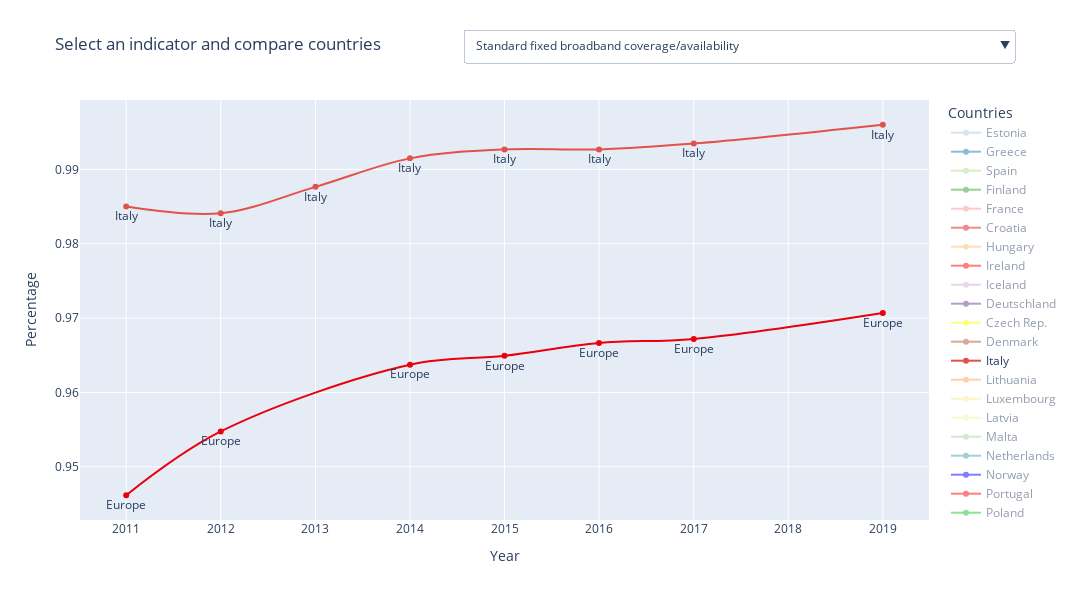

Here is the notebook cell this chart was saved with:
### Code cell
countries_list = [country for country in countries_mapping.values()]

# Get the x,y data of all the countries given a label
def get_data(label):
    x_data = []
    y_data = []
    for country in countries_list:
        data = key_indicators.loc[(key_indicators['indicator'] == label) & (key_indicators['ref_area'] == country)]
        # Check if there are multiple breakdowns: if so, keep only the 'total' one
        if len(data['breakdown'].unique()) > 1:
            if len(data['unit_measure'].unique()) > 1:
                data = data.loc[(data['breakdown'].str.contains('total')) & (data['unit_measure'] == 'pc_ind')]
            else:
                data = data.loc[(data['breakdown'].str.contains('total'))]
        data = data.sort_values('time_period')
        x_data.append(list(data['time_period']))
        y_data.append(list(data['value']))
    return x_data, y_data

current_indicator = labels[0]

# Build Figure
fig = go.FigureWidget()
palette = generate_rgb_colors() # Obtain n different hex colors, where n is the number of countries

for index, country in enumerate(countries_list):
    current_data = key_indicators.loc[(key_indicators['indicator'] == current_indicator) & (key_indicators['ref_area'] == country)]
    # Check if there are multiple breakdowns: if so, keep only the 'total' one
    if len(current_data['breakdown'].unique()) > 1:
        current_data = current_data.loc[current_data['breakdown'].str.contains('total')]
    current_data = current_data.sort_values('time_period')
    if (country == 'Italy') or (country == 'Europe'):
        visible = True
    else:
        visible = 'legendonly'
    fig.add_trace(go.Scatter(
        x=list(current_data['time_period']),
        y=list(current_data['value']),
        name=country,
        visible=visible,
        mode='lines+markers+text',
        textposition='bottom center',
        text=country,
        line=dict(color='rgb' + str(palette[index]), shape='spline', smoothing=1.0)))

# Create one button for each label
buttons = []
for index, label in enumerate(labels):
    x_data, y_data = get_data(label)
    btn = dict(label=label, method='update', args=[{'x': x_data, 'y': y_data}])
    buttons.append(btn)


fig.update_layout(width=1200, height=600, title='Select an indicator and compare countries',
                  xaxis_title='Year',
                  yaxis_title='Percentage',
                  legend_title_text='Countries',
                  showlegend=True,
                  updatemenus=[
                    dict(active=0, buttons=buttons, xanchor='right', yanchor='top', showactive=True, x=1.1, y=1.17)
                  ])

fig.show()

### Figure 1 — Plotly figure (JSON) as saved in the notebook; plotly's stock layout.template omitted (floating-point values rounded to 4 significant figures; data arrays with more than 128 entries replaced by an {"elided": "..."} marker saying what was removed)
{"data": [{"line": {"color": "rgb(0.6509803921568628, 0.807843137254902, 0.8901960784313725)", "shape": "spline", "smoothing": 1}, "mode": "lines+markers+text", "name": "Estonia", "text": "Estonia", "textposition": "bottom center", "type": "scatter", "uid": "c2a6b650-eeb2-4117-af04-98442af08449", "visible": "legendonly", "x": ["2011-01-01 00:00:00", "2012-01-01 00:00:00", "2013-01-01 00:00:00", "2014-01-01 00:00:00", "2015-01-01 00:00:00", "2016-01-01 00:00:00", "2017-01-01 00:00:00", "2019-01-01 00:00:00"], "y": [0.8604, 0.841, 0.8508, 0.8605, 0.868, 0.9089, 0.8949, 0.9094]}, {"line": {"color": "rgb(0.12156862745098039, 0.47058823529411764, 0.7058823529411765)", "shape": "spline", "smoothing": 1}, "mode": "lines+markers+text", "name": "Greece", "text": "Greece", "textposition": "bottom center", "type": "scatter", "uid": "5e765298-0798-4d02-8e9b-691492d324af", "visible": "legendonly", "x": ["2011-01-01 00:00:00", "2012-01-01 00:00:00", "2013-01-01 00:00:00", "2014-01-01 00:00:00", "2015-01-01 00:00:00", "2016-01-01 00:00:00", "2017-01-01 00:00:00", "2019-01-01 00:00:00"], "y": [0.985, 0.9907, 0.945, 0.951, 0.954, "0.95635", 0.9617, 0.9947]}, {"line": {"color": "rgb(0.6980392156862745, 0.8745098039215686, 0.5411764705882353)", "shape": "spline", "smoothing": 1}, "mode": "lines+markers+text", "name": "Spain", "text": "Spain", "textposition": "bottom center", "type": "scatter", "uid": "21e76f3a-c96a-4c28-896c-6d9dee23ab0c", "visible": "legendonly", "x": ["2011-01-01 00:00:00", "2012-01-01 00:00:00", "2013-01-01 00:00:00", "2014-01-01 00:00:00", "2015-01-01 00:00:00", "2016-01-01 00:00:00", "2017-01-01 00:00:00", "2019-01-01 00:00:00"], "y": [0.9635, 0.9508, 0.9653, 0.9509, 0.9506, 0.955, 0.9567, 0.9564]}, {"line": {"color": "rgb(0.2, 0.6274509803921569, 0.17254901960784313)", "shape": "spline", "smoothing": 1}, "mode": "lines+markers+text", "name": "Finland", "text": "Finland", "textposition": "bottom center", "type": "scatter", "uid": "521b21ba-b071-4fbe-8e4b-770191f5cd69", "visible": "legendonly", "x": ["2011-01-01 00:00:00", "2012-01-01 00:00:00", "2013-01-01 00:00:00", "2014-01-01 00:00:00", "2015-01-01 00:00:00", "2016-01-01 00:00:00", "2017-01-01 00:00:00", "2019-01-01 00:00:00"], "y": [0.9505, 0.9325, 0.967, 0.9698, 0.9698, 0.97, 0.9701, 0.9054]}, {"line": {"color": "rgb(0.984313725490196, 0.6039215686274509, 0.6)", "shape": "spline", "smoothing": 1}, "mode": "lines+markers+text", "name": "France", "text": "France", "textposition": "bottom center", "type": "scatter", "uid": "5fab10e5-c722-437d-bb3b-66055120533e", "visible": "legendonly", "x": ["2011-01-01 00:00:00", "2012-01-01 00:00:00", "2013-01-01 00:00:00", "2014-01-01 00:00:00", "2015-01-01 00:00:00", "2016-01-01 00:00:00", "2017-01-01 00:00:00", "2019-01-01 00:00:00"], "y": [0.994, 0.9932, 0.997, 0.9973, 0.9976, 0.9995, 1.0, 1.0]}, {"line": {"color": "rgb(0.8901960784313725, 0.10196078431372549, 0.10980392156862745)", "shape": "spline", "smoothing": 1}, "mode": "lines+markers+text", "name": "Croatia", "text": "Croatia", "textposition": "bottom center", "type": "scatter", "uid": "a23800a6-24a4-468d-8e7b-2f18f0792413", "visible": "legendonly", "x": ["2011-01-01 00:00:00", "2012-01-01 00:00:00", "2013-01-01 00:00:00", "2014-01-01 00:00:00", "2015-01-01 00:00:00", "2016-01-01 00:00:00", "2017-01-01 00:00:00", "2019-01-01 00:00:00"], "y": [null, 0.9415, 0.9606, 0.9658, 0.9686, "0.969799", 0.9927, 0.9987]}, {"line": {"color": "rgb(0.9921568627450981, 0.7490196078431373, 0.43529411764705883)", "shape": "spline", "smoothing": 1}, "mode": "lines+markers+text", "name": "Hungary", "text": "Hungary", "textposition": "bottom center", "type": "scatter", "uid": "669c4a30-e34b-4b33-b17e-6b14b22d5b83", "visible": "legendonly", "x": ["2011-01-01 00:00:00", "2012-01-01 00:00:00", "2013-01-01 00:00:00", "2014-01-01 00:00:00", "2015-01-01 00:00:00", "2016-01-01 00:00:00", "2017-01-01 00:00:00", "2019-01-01 00:00:00"], "y": [0.8939, 0.9184, 0.9435, 0.9437, 0.9524, "0.952439", 0.9525, 0.9548]}, {"line": {"color": "rgb(1.0, 0.4980392156862745, 0.0)", "shape": "spline", "smoothing": 1}, "mode": "lines+markers+text", "name": "Ireland", "text": "Ireland", "textposition": "bottom center", "type": "scatter", "uid": "e2891476-1111-4a0f-bace-1cf45bbb0ddb", "visible": "legendonly", "x": ["2011-01-01 00:00:00", "2012-01-01 00:00:00", "2013-01-01 00:00:00", "2014-01-01 00:00:00", "2015-01-01 00:00:00", "2016-01-01 00:00:00", "2017-01-01 00:00:00", "2019-01-01 00:00:00"], "y": [0.9449, 0.9708, 0.9625, 0.9626, 0.9627, 0.9627, 0.9736, 0.9785]}, {"line": {"color": "rgb(0.792156862745098, 0.6980392156862745, 0.8392156862745098)", "shape": "spline", "smoothing": 1}, "mode": "lines+markers+text", "name": "Iceland", "text": "Iceland", "textposition": "bottom center", "type": "scatter", "uid": "0bf34158-20a9-4623-a16b-2b0a9439dcc9", "visible": "legendonly", "x": ["2011-01-01 00:00:00", "2012-01-01 00:00:00", "2013-01-01 00:00:00", "2014-01-01 00:00:00", "2015-01-01 00:00:00", "2016-01-01 00:00:00", "2017-01-01 00:00:00", "2019-01-01 00:00:00"], "y": [0.9442, 0.9442, 0.966, 0.9516, 0.952, "0.956091", 0.9666, 0.9954]}, {"line": {"color": "rgb(0.41568627450980394, 0.23921568627450981, 0.6039215686274509)", "shape": "spline", "smoothing": 1}, "mode": "lines+markers+text", "name": "Deutschland", "text": "Deutschland", "textposition": "bottom center", "type": "scatter", "uid": "3afe54f4-f442-4689-a274-1cb1c7f1603c", "visible": "legendonly", "x": ["2011-01-01 00:00:00", "2012-01-01 00:00:00", "2013-01-01 00:00:00", "2014-01-01 00:00:00", "2015-01-01 00:00:00", "2016-01-01 00:00:00", "2017-01-01 00:00:00", "2019-01-01 00:00:00"], "y": [0.957, 0.966, 0.966, 0.97, 0.974, 0.977, 0.977, 0.9855]}, {"line": {"color": "rgb(1.0, 1.0, 0.6)", "shape": "spline", "smoothing": 1}, "mode": "lines+markers+text", "name": "Czech Rep.", "text": "Czech Rep.", "textposition": "bottom center", "type": "scatter", "uid": "95fddc50-6cfd-49c5-9df8-6b10cd13690c", "visible": "legendonly", "x": ["2011-01-01 00:00:00", "2012-01-01 00:00:00", "2013-01-01 00:00:00", "2014-01-01 00:00:00", "2015-01-01 00:00:00", "2016-01-01 00:00:00", "2017-01-01 00:00:00", "2019-01-01 00:00:00"], "y": [0.945, 0.9812, 0.975, 0.975, 0.9755, "0.988838", 0.9844, 0.9743]}, {"line": {"color": "rgb(0.6941176470588235, 0.34901960784313724, 0.1568627450980392)", "shape": "spline", "smoothing": 1}, "mode": "lines+markers+text", "name": "Denmark", "text": "Denmark", "textposition": "bottom center", "type": "scatter", "uid": "59e57ee8-c91d-42a0-ae8b-fcf0dbea9e04", "visible": "legendonly", "x": ["2011-01-01 00:00:00", "2012-01-01 00:00:00", "2013-01-01 00:00:00", "2014-01-01 00:00:00", "2015-01-01 00:00:00", "2016-01-01 00:00:00", "2017-01-01 00:00:00", "2019-01-01 00:00:00"], "y": [0.99, 0.9833, 0.9911, 0.9911, 0.99, "0.993185", 0.995, 0.99]}, {"line": {"color": "rgb(0.8853517877739331, 0.3190311418685121, 0.29042675893886966)", "shape": "spline", "smoothing": 1}, "mode": "lines+markers+text", "name": "Italy", "text": "Italy", "textposition": "bottom center", "type": "scatter", "uid": "1472a22b-a330-4e0f-baf0-86e22aa7489c", "visible": true, "x": ["2011-01-01 00:00:00", "2012-01-01 00:00:00", "2013-01-01 00:00:00", "2014-01-01 00:00:00", "2015-01-01 00:00:00", "2016-01-01 00:00:00", "2017-01-01 00:00:00", "2019-01-01 00:00:00"], "y": [0.985, 0.9841, 0.9877, 0.9915, 0.9927, 0.9927, 0.9935, 0.996]}, {"line": {"color": "rgb(0.9873125720876587, 0.6473663975394078, 0.3642445213379469)", "shape": "spline", "smoothing": 1}, "mode": "lines+markers+text", "name": "Lithuania", "text": "Lithuania", "textposition": "bottom center", "type": "scatter", "uid": "5ec87ed1-5941-4c7e-b619-26f764fdd740", "visible": "legendonly", "x": ["2011-01-01 00:00:00", "2012-01-01 00:00:00", "2013-01-01 00:00:00", "2014-01-01 00:00:00", "2015-01-01 00:00:00", "2016-01-01 00:00:00", "2017-01-01 00:00:00", "2019-01-01 00:00:00"], "y": [0.884, 0.9679, 0.796, 0.801, 0.806, "0.8103", 0.8202, 0.8509]}, {"line": {"color": "rgb(0.9971549404075356, 0.9118031526336025, 0.6010765090349866)", "shape": "spline", "smoothing": 1}, "mode": "lines+markers+text", "name": "Luxembourg", "text": "Luxembourg", "textposition": "bottom center", "type": "scatter", "uid": "bb9424c7-948c-4440-80b2-6b32811d9ba4", "visible": "legendonly", "x": ["2011-01-01 00:00:00", "2012-01-01 00:00:00", "2013-01-01 00:00:00", "2014-01-01 00:00:00", "2015-01-01 00:00:00", "2016-01-01 00:00:00", "2017-01-01 00:00:00", "2019-01-01 00:00:00"], "y": [0.998, 0.9988, 0.9999, 0.9998, 0.9998, 0.9998, 0.9998, 1]}, {"line": {"color": "rgb(0.9288735101883892, 0.9715494040753557, 0.6380622837370243)", "shape": "spline", "smoothing": 1}, "mode": "lines+markers+text", "name": "Latvia", "text": "Latvia", "textposition": "bottom center", "type": "scatter", "uid": "3e965340-1fe8-4840-949a-40a9d06aa528", "visible": "legendonly", "x": ["2011-01-01 00:00:00", "2012-01-01 00:00:00", "2013-01-01 00:00:00", "2014-01-01 00:00:00", "2015-01-01 00:00:00", "2016-01-01 00:00:00", "2017-01-01 00:00:00", "2019-01-01 00:00:00"], "y": [0.7552, 0.8286, 0.9165, 0.9194, 0.9251, "0.925998", 0.9284, 0.9403]}, {"line": {"color": "rgb(0.6334486735870821, 0.8521337946943485, 0.6436755094194541)", "shape": "spline", "smoothing": 1}, "mode": "lines+markers+text", "name": "Malta", "text": "Malta", "textposition": "bottom center", "type": "scatter", "uid": "555cc1a9-7692-473c-8be8-8051954b8843", "visible": "legendonly", "x": ["2011-01-01 00:00:00", "2012-01-01 00:00:00", "2013-01-01 00:00:00", "2014-01-01 00:00:00", "2015-01-01 00:00:00", "2016-01-01 00:00:00", "2017-01-01 00:00:00", "2019-01-01 00:00:00"], "y": [0.999, 1.0, 0.9998, 1, 1, "1", 1, 1]}, {"line": {"color": "rgb(0.2800461361014994, 0.6269896193771626, 0.7024221453287197)", "shape": "spline", "smoothing": 1}, "mode": "lines+markers+text", "name": "Netherlands", "text": "Netherlands", "textposition": "bottom center", "type": "scatter", "uid": "a53bcd24-fb86-458d-b230-05c811ea64c4", "visible": "legendonly", "x": ["2011-01-01 00:00:00", "2012-01-01 00:00:00", "2013-01-01 00:00:00", "2014-01-01 00:00:00", "2015-01-01 00:00:00", "2016-01-01 00:00:00", "2017-01-01 00:00:00", "2019-01-01 00:00:00"], "y": [1, 1, 0.9999, 0.995, 0.995, "0.995", 0.995, 0.995]}, {"line": {"color": "rgb(0.00784313725490196, 0.24313725490196078, 1.0)", "shape": "spline", "smoothing": 1}, "mode": "lines+markers+text", "name": "Norway", "text": "Norway", "textposition": "bottom center", "type": "scatter", "uid": "e99f1621-57de-4cb0-8f86-dd8010a2526c", "visible": "legendonly", "x": ["2011-01-01 00:00:00", "2012-01-01 00:00:00", "2013-01-01 00:00:00", "2014-01-01 00:00:00", "2015-01-01 00:00:00", "2016-01-01 00:00:00", "2017-01-01 00:00:00", "2019-01-01 00:00:00"], "y": [0.959, 0.9631, 0.9675, 0.9518, 0.9473, 0.9535, 0.9441, 0.9865]}, {"line": {"color": "rgb(1.0, 0.48627450980392156, 0.0)", "shape": "spline", "smoothing": 1}, "mode": "lines+markers+text", "name": "Portugal", "text": "Portugal", "textposition": "bottom center", "type": "scatter", "uid": "35cb0e73-6036-42fc-ba04-dbb290f63726", "visible": "legendonly", "x": ["2011-01-01 00:00:00", "2012-01-01 00:00:00", "2013-01-01 00:00:00", "2014-01-01 00:00:00", "2015-01-01 00:00:00", "2016-01-01 00:00:00", "2017-01-01 00:00:00", "2019-01-01 00:00:00"], "y": [0.995, 0.9955, 0.951, 0.948, 0.946, 0.943, 0.9349, 0.9486]}, {"line": {"color": "rgb(0.10196078431372549, 0.788235294117647, 0.2196078431372549)", "shape": "spline", "smoothing": 1}, "mode": "lines+markers+text", "name": "Poland", "text": "Poland", "textposition": "bottom center", "type": "scatter", "uid": "916f27c7-d66d-4359-bc26-d343ba836ef2", "visible": "legendonly", "x": ["2011-01-01 00:00:00", "2012-01-01 00:00:00", "2013-01-01 00:00:00", "2014-01-01 00:00:00", "2015-01-01 00:00:00", "2016-01-01 00:00:00", "2017-01-01 00:00:00", "2019-01-01 00:00:00"], "y": [0.6535, 0.6905, 0.791, 0.796, 0.802, 0.8093, 0.8146, 0.8346]}, {"line": {"color": "rgb(0.9098039215686274, 0.0, 0.043137254901960784)", "shape": "spline", "smoothing": 1}, "mode": "lines+markers+text", "name": "Europe", "text": "Europe", "textposition": "bottom center", "type": "scatter", "uid": "69eacc77-c60d-4ccc-80a9-d990b4625aee", "visible": true, "x": ["2011-01-01 00:00:00", "2012-01-01 00:00:00", "2014-01-01 00:00:00", "2015-01-01 00:00:00", "2016-01-01 00:00:00", "2017-01-01 00:00:00", "2019-01-01 00:00:00"], "y": [0.9462, 0.9547, "0.963734", "0.964928", "0.966662", 0.9672, 0.9707]}, {"line": {"color": "rgb(0.5450980392156862, 0.16862745098039217, 0.8862745098039215)", "shape": "spline", "smoothing": 1}, "mode": "lines+markers+text", "name": "Romania", "text": "Romania", "textposition": "bottom center", "type": "scatter", "uid": "b722b1be-e34e-4660-9d50-ad265cfd35a2", "visible": "legendonly", "x": ["2011-01-01 00:00:00", "2012-01-01 00:00:00", "2013-01-01 00:00:00", "2014-01-01 00:00:00", "2015-01-01 00:00:00", "2016-01-01 00:00:00", "2017-01-01 00:00:00", "2019-01-01 00:00:00"], "y": [0.8682, 0.8597, 0.9, 0.8941, 0.8876, 0.886, 0.8815, 0.8735]}, {"line": {"color": "rgb(0.6235294117647059, 0.2823529411764706, 0.0)", "shape": "spline", "smoothing": 1}, "mode": "lines+markers+text", "name": "Sweden", "text": "Sweden", "textposition": "bottom center", "type": "scatter", "uid": "8b8b0a2c-fe8e-41d9-b42b-825511fd10df", "visible": "legendonly", "x": ["2011-01-01 00:00:00", "2012-01-01 00:00:00", "2013-01-01 00:00:00", "2014-01-01 00:00:00", "2015-01-01 00:00:00", "2016-01-01 00:00:00", "2017-01-01 00:00:00", "2019-01-01 00:00:00"], "y": [0.9805, 0.9854, 0.9902, 0.9897, 0.9897, 0.9898, 0.985, 0.9733]}, {"line": {"color": "rgb(0.9450980392156862, 0.2980392156862745, 0.7568627450980392)", "shape": "spline", "smoothing": 1}, "mode": "lines+markers+text", "name": "Slovenia", "text": "Slovenia", "textposition": "bottom center", "type": "scatter", "uid": "9d72b34a-faa1-43b0-8b83-66aca3572d89", "visible": "legendonly", "x": ["2011-01-01 00:00:00", "2012-01-01 00:00:00", "2013-01-01 00:00:00", "2014-01-01 00:00:00", "2015-01-01 00:00:00", "2016-01-01 00:00:00", "2017-01-01 00:00:00", "2019-01-01 00:00:00"], "y": [0.7576, 0.843, 0.9519, 0.9539, 0.9546, 0.9771, 0.978, 0.9875]}, {"line": {"color": "rgb(0.6392156862745098, 0.6392156862745098, 0.6392156862745098)", "shape": "spline", "smoothing": 1}, "mode": "lines+markers+text", "name": "Slovakia", "text": "Slovakia", "textposition": "bottom center", "type": "scatter", "uid": "91f796fb-6911-454a-a02f-c0759daf8d20", "visible": "legendonly", "x": ["2011-01-01 00:00:00", "2012-01-01 00:00:00", "2013-01-01 00:00:00", "2014-01-01 00:00:00", "2015-01-01 00:00:00", "2016-01-01 00:00:00", "2017-01-01 00:00:00", "2019-01-01 00:00:00"], "y": [0.75, 0.7522, 0.8652, 0.8682, 0.8633, "0.880195", 0.8828, 0.8969]}, {"line": {"color": "rgb(1.0, 0.7686274509803922, 0.0)", "shape": "spline", "smoothing": 1}, "mode": "lines+markers+text", "name": "United Kingdom", "text": "United Kingdom", "textposition": "bottom center", "type": "scatter", "uid": "f8fe053e-1611-4582-a591-423705e39bd4", "visible": "legendonly", "x": ["2011-01-01 00:00:00", "2012-01-01 00:00:00", "2013-01-01 00:00:00", "2014-01-01 00:00:00", "2015-01-01 00:00:00", "2016-01-01 00:00:00", "2017-01-01 00:00:00", "2019-01-01 00:00:00"], "y": [0.9956, 0.998, 0.9998, 0.9998, 0.9998, 0.9952, 0.999, 1]}, {"line": {"color": "rgb(0.0, 0.8431372549019608, 1.0)", "shape": "spline", "smoothing": 1}, "mode": "lines+markers+text", "name": "Austria", "text": "Austria", "textposition": "bottom center", "type": "scatter", "uid": "13c0df1d-1e83-44f3-b612-3a78f9a41b53", "visible": "legendonly", "x": ["2011-01-01 00:00:00", "2012-01-01 00:00:00", "2013-01-01 00:00:00", "2014-01-01 00:00:00", "2015-01-01 00:00:00", "2016-01-01 00:00:00", "2017-01-01 00:00:00", "2019-01-01 00:00:00"], "y": [0.9818, 0.9887, 0.9913, 0.9925, 0.9925, 0.9843, 0.9845, 0.9929]}, {"line": {"color": "rgb(0.10588235294117647, 0.6196078431372549, 0.4666666666666667)", "shape": "spline", "smoothing": 1}, "mode": "lines+markers+text", "name": "Belgium", "text": "Belgium", "textposition": "bottom center", "type": "scatter", "uid": "945974dc-02a5-4d6e-bc77-38d0e2bf39e5", "visible": "legendonly", "x": ["2011-01-01 00:00:00", "2012-01-01 00:00:00", "2013-01-01 00:00:00", "2014-01-01 00:00:00", "2015-01-01 00:00:00", "2016-01-01 00:00:00", "2017-01-01 00:00:00", "2019-01-01 00:00:00"], "y": [0.9997, 0.9996, 0.9993, 0.9992, 0.9992, "0.999269", 0.9992, 0.9998]}, {"line": {"color": "rgb(0.8509803921568627, 0.37254901960784315, 0.00784313725490196)", "shape": "spline", "smoothing": 1}, "mode": "lines+markers+text", "name": "Bulgaria", "text": "Bulgaria", "textposition": "bottom center", "type": "scatter", "uid": "d5152f74-cc8a-418c-8754-4264e600c78b", "visible": "legendonly", "x": ["2011-01-01 00:00:00", "2012-01-01 00:00:00", "2013-01-01 00:00:00", "2014-01-01 00:00:00", "2015-01-01 00:00:00", "2016-01-01 00:00:00", "2017-01-01 00:00:00", "2019-01-01 00:00:00"], "y": [0.8905, 0.8964, 0.9252, 0.9511, 0.9517, "0.95204", 0.952, 0.9556]}, {"line": {"color": "rgb(0.4588235294117647, 0.4392156862745098, 0.7019607843137254)", "shape": "spline", "smoothing": 1}, "mode": "lines+markers+text", "name": "Cyprus", "text": "Cyprus", "textposition": "bottom center", "type": "scatter", "uid": "7e516cea-9233-4c60-aac1-f651a910cacc", "visible": "legendonly", "x": ["2011-01-01 00:00:00", "2012-01-01 00:00:00", "2013-01-01 00:00:00", "2014-01-01 00:00:00", "2015-01-01 00:00:00", "2016-01-01 00:00:00", "2017-01-01 00:00:00", "2019-01-01 00:00:00"], "y": [1, 1, 1.0, 1.0, 1.0, 1.0, 1.0, 1]}, {"line": {"color": "rgb(0.9058823529411765, 0.1607843137254902, 0.5411764705882353)", "shape": "spline", "smoothing": 1}, "mode": "lines+markers+text", "name": "Switzerland", "text": "Switzerland", "textposition": "bottom center", "type": "scatter", "uid": "808da7b3-e374-44dc-ab8d-731891b51949", "visible": "legendonly", "x": ["2011-01-01 00:00:00", "2012-01-01 00:00:00", "2013-01-01 00:00:00", "2014-01-01 00:00:00", "2015-01-01 00:00:00", "2016-01-01 00:00:00", "2017-01-01 00:00:00", "2019-01-01 00:00:00"], "y": [0.9969, 0.9982, 0.9976, 0.9979, 0.9976, "0.997658", 0.9976, 0.9977]}], "layout": {"height": 600, "legend": {"title": {"text": "Countries"}}, "showlegend": true, "title": {"text": "Select an indicator and compare countries"}, "updatemenus": [{"active": 0, "buttons": [{"args": [{"x": {"elided": "32 rows, 255 str values in total"}, "y": {"elided": "32 rows, 255 mixed values in total"}}], "label": "Standard fixed broadband coverage/availability", "method": "update"}, {"args": [{"x": {"elided": "32 rows, 255 str values in total"}, "y": {"elided": "32 rows, 255 mixed values in total"}}], "label": "NGA broadband coverage/availability", "method": "update"}, {"args": [{"x": {"elided": "32 rows, 468 str values in total"}, "y": {"elided": "32 rows, 468 mixed values in total"}}], "label": "Households with a broadband connection", "method": "update"}, {"args": [{"x": {"elided": "32 rows, 282 str values in total"}, "y": {"elided": "32 rows, 282 mixed values in total"}}], "label": "Households with fixed broadband connection", "method": "update"}, {"args": [{"x": {"elided": "32 rows, 408 str values in total"}, "y": {"elided": "32 rows, 408 mixed values in total"}}], "label": "Share of fixed broadband subscriptions >= 100 Mbps", "method": "update"}, {"args": [{"x": {"elided": "32 rows, 235 str values in total"}, "y": {"elided": "32 rows, 235 mixed values in total"}}], "label": "Households with no access to Internet at home, because the costs are too high", "method": "update"}, {"args": [{"x": {"elided": "32 rows, 255 str values in total"}, "y": {"elided": "32 rows, 255 mixed values in total"}}], "label": "4G mobile broadband coverage", "method": "update"}, {"args": [{"x": {"elided": "32 rows, 490 str values in total"}, "y": {"elided": "32 rows, 490 mixed values in total"}}], "label": "Households with access to the Internet at home", "method": "update"}, {"args": [{"x": {"elided": "32 rows, 429 str values in total"}, "y": {"elided": "32 rows, 429 mixed values in total"}}], "label": "Individuals who have never used the internet (all individuals)", "method": "update"}, {"args": [{"x": {"elided": "32 rows, 471 str values in total"}, "y": {"elided": "32 rows, 471 mixed values in total"}}], "label": "Using online banking", "method": "update"}, {"args": [{"x": {"elided": "32 rows, 266 str values in total"}, "y": {"elided": "32 rows, 266 mixed values in total"}}], "label": "Uploading self-created content to be shared", "method": "update"}, {"args": [{"x": {"elided": "32 rows, 218 str values in total"}, "y": {"elided": "32 rows, 218 mixed values in total"}}], "label": "Participating in social networks, over the internet, last 3 months", "method": "update"}, {"args": [{"x": {"elided": "32 rows, 343 str values in total"}, "y": {"elided": "32 rows, 343 mixed values in total"}}], "label": "Looking for a job or sending a job application", "method": "update"}, {"args": [{"x": {"elided": "32 rows, 292 str values in total"}, "y": {"elided": "32 rows, 292 mixed values in total"}}], "label": "Doing an online course", "method": "update"}, {"args": [{"x": {"elided": "32 rows, 141 str values in total"}, "y": {"elided": "32 rows, 141 mixed values in total"}}], "label": "Taking part in on-line consultations or voting to define civic or political issues", "method": "update"}, {"args": [{"x": {"elided": "32 rows, 344 str values in total"}, "y": {"elided": "32 rows, 344 mixed values in total"}}], "label": "Individuals interacting online with public authorities, last 12 months", "method": "update"}, {"args": [{"x": [["2016-01-01 00:00:00", "2017-01-01 00:00:00", "2019-01-01 00:00:00"], ["2016-01-01 00:00:00", "2017-01-01 00:00:00", "2019-01-01 00:00:00"], ["2016-01-01 00:00:00", "2017-01-01 00:00:00", "2019-01-01 00:00:00"], ["2016-01-01 00:00:00", "2017-01-01 00:00:00", "2019-01-01 00:00:00"], ["2016-01-01 00:00:00", "2017-01-01 00:00:00", "2019-01-01 00:00:00"], ["2016-01-01 00:00:00", "2017-01-01 00:00:00", "2019-01-01 00:00:00"], ["2016-01-01 00:00:00", "2017-01-01 00:00:00", "2019-01-01 00:00:00"], ["2016-01-01 00:00:00", "2017-01-01 00:00:00", "2019-01-01 00:00:00"], ["2017-01-01 00:00:00", "2019-01-01 00:00:00"], ["2016-01-01 00:00:00", "2017-01-01 00:00:00", "2019-01-01 00:00:00"], ["2016-01-01 00:00:00", "2017-01-01 00:00:00", "2019-01-01 00:00:00"], ["2016-01-01 00:00:00", "2017-01-01 00:00:00", "2019-01-01 00:00:00"], ["2016-01-01 00:00:00", "2019-01-01 00:00:00"], ["2016-01-01 00:00:00", "2017-01-01 00:00:00", "2019-01-01 00:00:00"], ["2016-01-01 00:00:00", "2017-01-01 00:00:00", "2019-01-01 00:00:00"], ["2016-01-01 00:00:00", "2017-01-01 00:00:00", "2019-01-01 00:00:00"], ["2016-01-01 00:00:00", "2017-01-01 00:00:00", "2019-01-01 00:00:00"], ["2016-01-01 00:00:00", "2017-01-01 00:00:00", "2019-01-01 00:00:00"], ["2016-01-01 00:00:00", "2017-01-01 00:00:00", "2019-01-01 00:00:00"], ["2016-01-01 00:00:00", "2017-01-01 00:00:00", "2019-01-01 00:00:00"], ["2016-01-01 00:00:00", "2017-01-01 00:00:00", "2019-01-01 00:00:00"], ["2015-01-01 00:00:00", "2016-01-01 00:00:00", "2017-01-01 00:00:00", "2019-01-01 00:00:00"], ["2016-01-01 00:00:00", "2017-01-01 00:00:00", "2019-01-01 00:00:00"], ["2016-01-01 00:00:00", "2017-01-01 00:00:00", "2019-01-01 00:00:00"], ["2016-01-01 00:00:00", "2017-01-01 00:00:00", "2019-01-01 00:00:00"], ["2016-01-01 00:00:00", "2017-01-01 00:00:00", "2019-01-01 00:00:00"], ["2016-01-01 00:00:00", "2017-01-01 00:00:00", "2019-01-01 00:00:00"], ["2016-01-01 00:00:00", "2017-01-01 00:00:00", "2019-01-01 00:00:00"], ["2016-01-01 00:00:00", "2017-01-01 00:00:00", "2019-01-01 00:00:00"], ["2016-01-01 00:00:00", "2017-01-01 00:00:00", "2019-01-01 00:00:00"], ["2016-01-01 00:00:00", "2017-01-01 00:00:00", "2019-01-01 00:00:00"], []], "y": [[0.6102, "0.614669", 0.6246], [0.5339, "0.521442", 0.559], [0.564, "0.57878", 0.5928], [0.7556, "0.761769", 0.7705], [0.5891, "0.602584", 0.6006], [0.5848, "0.440848", 0.5602], [0.5413, "0.520821", 0.5062], [0.4596, "0.494382", 0.5484], [0.8664, 0.8618], [0.6991, "0.701581", 0.7175], [0.5661, "0.624436", 0.6417], [0.7887, "0.723203", 0.7036], [0.4841, 0.4536], [0.5413, "0.569952", 0.5803], [0.8837, "0.871485", 0.6785], [0.5198, "0.489032", 0.4389], [0.5191, "0.572306", 0.575], [0.7775, "0.804372", 0.8006], [0.7559, "0.781043", 0.8307], [0.5193, "0.546358", 0.5501], [0.4714, "0.488367", 0.4609], [0.5869, 0.5908, 0.6, 0.6057], [0.2954, "0.315217", 0.3507], [0.6972, "0.782983", 0.7353], [0.5716, "0.569246", 0.5865], [0.5717, "0.628726", 0.5556], [0.7077, "0.729189", 0.7548], [0.6899, "0.71131", 0.685], [0.6405, "0.630079", 0.6224], [0.2831, "0.309284", 0.309], [0.4635, "0.543614", 0.4629], []]}], "label": "Individuals with at least basic digital skills in Software domain", "method": "update"}, {"args": [{"x": [["2006-01-01 00:00:00", "2007-01-01 00:00:00", "2011-01-01 00:00:00"], ["2005-01-01 00:00:00", "2006-01-01 00:00:00", "2007-01-01 00:00:00", "2011-01-01 00:00:00"], ["2006-01-01 00:00:00", "2007-01-01 00:00:00", "2011-01-01 00:00:00"], ["2005-01-01 00:00:00", "2006-01-01 00:00:00", "2007-01-01 00:00:00", "2011-01-01 00:00:00"], ["2006-01-01 00:00:00", "2007-01-01 00:00:00", "2011-01-01 00:00:00"], ["2007-01-01 00:00:00", "2011-01-01 00:00:00"], ["2005-01-01 00:00:00", "2006-01-01 00:00:00", "2007-01-01 00:00:00", "2011-01-01 00:00:00"], ["2006-01-01 00:00:00", "2007-01-01 00:00:00", "2011-01-01 00:00:00"], ["2005-01-01 00:00:00", "2006-01-01 00:00:00", "2007-01-01 00:00:00", "2011-01-01 00:00:00"], ["2005-01-01 00:00:00", "2006-01-01 00:00:00", "2007-01-01 00:00:00", "2011-01-01 00:00:00"], ["2006-01-01 00:00:00", "2007-01-01 00:00:00", "2011-01-01 00:00:00"], ["2006-01-01 00:00:00", "2007-01-01 00:00:00", "2011-01-01 00:00:00"], ["2005-01-01 00:00:00", "2006-01-01 00:00:00", "2007-01-01 00:00:00", "2011-01-01 00:00:00"], ["2005-01-01 00:00:00", "2006-01-01 00:00:00", "2007-01-01 00:00:00", "2011-01-01 00:00:00"], ["2005-01-01 00:00:00", "2006-01-01 00:00:00", "2007-01-01 00:00:00", "2011-01-01 00:00:00"], ["2005-01-01 00:00:00", "2006-01-01 00:00:00", "2007-01-01 00:00:00", "2011-01-01 00:00:00"], ["2005-01-01 00:00:00", "2006-01-01 00:00:00", "2007-01-01 00:00:00", "2011-01-01 00:00:00"], ["2005-01-01 00:00:00", "2006-01-01 00:00:00", "2007-01-01 00:00:00", "2011-01-01 00:00:00"], ["2005-01-01 00:00:00", "2006-01-01 00:00:00", "2007-01-01 00:00:00", "2011-01-01 00:00:00"], ["2005-01-01 00:00:00", "2006-01-01 00:00:00", "2007-01-01 00:00:00", "2011-01-01 00:00:00"], ["2005-01-01 00:00:00", "2006-01-01 00:00:00", "2007-01-01 00:00:00", "2011-01-01 00:00:00"], ["2005-01-01 00:00:00", "2006-01-01 00:00:00", "2007-01-01 00:00:00"], ["2006-01-01 00:00:00", "2007-01-01 00:00:00", "2011-01-01 00:00:00"], ["2005-01-01 00:00:00", "2006-01-01 00:00:00", "2007-01-01 00:00:00", "2011-01-01 00:00:00"], ["2005-01-01 00:00:00", "2006-01-01 00:00:00", "2007-01-01 00:00:00", "2011-01-01 00:00:00"], ["2005-01-01 00:00:00", "2006-01-01 00:00:00", "2007-01-01 00:00:00", "2011-01-01 00:00:00"], [], ["2006-01-01 00:00:00", "2007-01-01 00:00:00", "2011-01-01 00:00:00"], ["2006-01-01 00:00:00", "2007-01-01 00:00:00", "2011-01-01 00:00:00"], ["2006-01-01 00:00:00", "2007-01-01 00:00:00", "2011-01-01 00:00:00"], ["2005-01-01 00:00:00", "2006-01-01 00:00:00", "2007-01-01 00:00:00", "2011-01-01 00:00:00"], []], "y": [[0.276, 0.295, 0.3568], [0.1448, 0.1692, 0.1664, 0.2184], [0.1868, 0.1987, 0.2046], [0.2945, 0.2507, 0.2655, 0.3875], [0.1801, 0.2204, 0.3204], [0.1323, 0.209], [0.1929, 0.2438, 0.2618, 0.3056], [0.2537, 0.2364, 0.2721], [0.343, 0.367, 0.4451, 0.5053], [0.2217, 0.2741, 0.2713, 0.2845], [0.2078, 0.2237, 0.3081], [0.2668, 0.2641, 0.318], [0.1149, 0.122, 0.1386, 0.161], [0.2157, 0.258, 0.2784, 0.3336], [0.2627, 0.2529, 0.2678, 0.3489], [0.2347, 0.2404, 0.2938, 0.3384], [0.1628, 0.1774, 0.1868, 0.2765], [0.1775, 0.1825, 0.1598, 0.2615], [0.2676, 0.2481, 0.2192, 0.1978], [0.1651, 0.1809, 0.2166, 0.2527], [0.2341, 0.242, 0.2455, 0.2945], ["0.204024", "0.208426", "0.219727"], [0.1279, 0.134, 0.1687], [0.2253, 0.2187, 0.3227, 0.3997], [0.2441, 0.2717, 0.2801, 0.3092], [0.2419, 0.256, 0.2746, 0.3858], [], [0.2202, 0.2519, 0.3204], [0.1902, 0.2018, 0.3174], [0.1564, 0.1379, 0.1969], [0.2588, 0.2512, 0.2528, 0.3607], []]}], "label": "Individuals who have obtained ICT skills through formal educational institutions", "method": "update"}, {"args": [{"x": [["2015-01-01 00:00:00", "2019-01-01 00:00:00"], ["2015-01-01 00:00:00", "2019-01-01 00:00:00"], ["2015-01-01 00:00:00", "2019-01-01 00:00:00"], ["2015-01-01 00:00:00", "2019-01-01 00:00:00"], ["2015-01-01 00:00:00", "2019-01-01 00:00:00"], ["2015-01-01 00:00:00", "2019-01-01 00:00:00"], ["2015-01-01 00:00:00", "2019-01-01 00:00:00"], ["2015-01-01 00:00:00", "2019-01-01 00:00:00"], ["2019-01-01 00:00:00"], ["2015-01-01 00:00:00", "2019-01-01 00:00:00"], ["2015-01-01 00:00:00", "2019-01-01 00:00:00"], ["2015-01-01 00:00:00", "2019-01-01 00:00:00"], ["2015-01-01 00:00:00", "2019-01-01 00:00:00"], ["2015-01-01 00:00:00", "2019-01-01 00:00:00"], ["2015-01-01 00:00:00", "2019-01-01 00:00:00"], ["2015-01-01 00:00:00", "2019-01-01 00:00:00"], ["2015-01-01 00:00:00", "2019-01-01 00:00:00"], ["2015-01-01 00:00:00", "2019-01-01 00:00:00"], ["2015-01-01 00:00:00", "2019-01-01 00:00:00"], ["2015-01-01 00:00:00", "2019-01-01 00:00:00"], ["2015-01-01 00:00:00", "2019-01-01 00:00:00"], ["2015-01-01 00:00:00"], ["2015-01-01 00:00:00", "2019-01-01 00:00:00"], ["2015-01-01 00:00:00", "2019-01-01 00:00:00"], ["2015-01-01 00:00:00", "2019-01-01 00:00:00"], ["2015-01-01 00:00:00", "2019-01-01 00:00:00"], ["2010-01-01 00:00:00", "2015-01-01 00:00:00", "2019-01-01 00:00:00"], ["2015-01-01 00:00:00", "2019-01-01 00:00:00"], ["2015-01-01 00:00:00", "2019-01-01 00:00:00"], ["2015-01-01 00:00:00", "2019-01-01 00:00:00"], ["2015-01-01 00:00:00", "2019-01-01 00:00:00"], []], "y": [["0.230141", 0.02706], ["0.168032", 0.02381], ["0.195582", 0.02435], ["0.131963", 0.0238], ["0.2532", 0.02809], ["0.292861", 0.04793], ["0.270553", 0.09278], ["0.09191", 0.01602], [0.03695], ["0.125231", 0.01122], ["0.067358", 0.03053], ["0.223972", 0.01801], ["0.164166", 0.01775], ["0.138754", 0.00643], ["0.224519", "0.0535483"], ["0.133776", "0.00744872"], ["0.221831", "0.0402856"], ["0.055746", "0.0148249"], ["0.123567", "0.0205497"], ["0.232399", "0.0291346"], ["0.171941", "0.00708158"], ["0.169417"], [null, null], ["0.172584", 0.02279], ["0.119123", 0.0132], ["0.073443", 0.06272], ["0.264997", "0.16221", 0.02003], ["0.122514", 0.006347], ["0.169496", 0.01242], ["0.166204", 0.0397], ["0.103476", 0.00443], []]}], "label": "Individuals caught a virus or other computer infection resulting in loss of information or time", "method": "update"}, {"args": [{"x": [["2015-01-01 00:00:00", "2019-01-01 00:00:00"], ["2015-01-01 00:00:00", "2019-01-01 00:00:00"], ["2015-01-01 00:00:00", "2019-01-01 00:00:00"], ["2015-01-01 00:00:00", "2019-01-01 00:00:00"], ["2015-01-01 00:00:00", "2019-01-01 00:00:00"], ["2015-01-01 00:00:00", "2019-01-01 00:00:00"], ["2015-01-01 00:00:00", "2019-01-01 00:00:00"], ["2015-01-01 00:00:00", "2019-01-01 00:00:00"], ["2019-01-01 00:00:00"], ["2015-01-01 00:00:00", "2019-01-01 00:00:00"], ["2015-01-01 00:00:00", "2019-01-01 00:00:00"], ["2015-01-01 00:00:00", "2019-01-01 00:00:00"], ["2015-01-01 00:00:00", "2019-01-01 00:00:00"], ["2015-01-01 00:00:00", "2019-01-01 00:00:00"], ["2015-01-01 00:00:00", "2019-01-01 00:00:00"], ["2015-01-01 00:00:00", "2019-01-01 00:00:00"], ["2015-01-01 00:00:00", "2019-01-01 00:00:00"], ["2015-01-01 00:00:00", "2019-01-01 00:00:00"], ["2015-01-01 00:00:00", "2019-01-01 00:00:00"], ["2015-01-01 00:00:00", "2019-01-01 00:00:00"], ["2015-01-01 00:00:00", "2019-01-01 00:00:00"], ["2015-01-01 00:00:00"], ["2015-01-01 00:00:00", "2019-01-01 00:00:00"], ["2015-01-01 00:00:00", "2019-01-01 00:00:00"], ["2015-01-01 00:00:00", "2019-01-01 00:00:00"], ["2015-01-01 00:00:00", "2019-01-01 00:00:00"], ["2010-01-01 00:00:00", "2015-01-01 00:00:00", "2019-01-01 00:00:00"], ["2015-01-01 00:00:00", "2019-01-01 00:00:00"], ["2015-01-01 00:00:00", "2019-01-01 00:00:00"], ["2015-01-01 00:00:00", "2019-01-01 00:00:00"], ["2015-01-01 00:00:00", "2019-01-01 00:00:00"], []], "y": [["0.158046", 0.1872], ["0.104791", 0.09298], ["0.220093", 0.2377], ["0.244474", 0.2474], ["0.255388", 0.3006], ["0.100814", 0.06355], ["0.086898", 0.08037], ["0.109332", 0.156], [0.249], ["0.093107", 0.1338], ["0.042719", 0.1138], ["0.214573", 0.152], ["0.168364", 0.1072], ["0.045773", 0.05807], ["0.155967", "0.0751069"], ["0.221613", "0.0867558"], ["0.192341", "0.190783"], ["0.19343", "0.205497"], ["0.264799", "0.187163"], ["0.207015", "0.197836"], ["0.046941", "0.0709998"], ["0.153343"], ["0.21877", 0.08994], ["0.312205", 0.2506], ["0.17897", 0.2125], ["0.073567", 0.1348], ["0.138796", "0.106071", 0.125], ["0.157188", 0.1969], ["0.175611", 0.147], ["0.111714", 0.02859], ["0.06836", 0.1721], []]}], "label": "Security concerns kept individual from ordering or buying goods or services for private use", "method": "update"}], "showactive": true, "x": 1.1, "xanchor": "right", "y": 1.17, "yanchor": "top"}], "width": 1200, "xaxis": {"title": {"text": "Year"}}, "yaxis": {"title": {"text": "Percentage"}}}}
